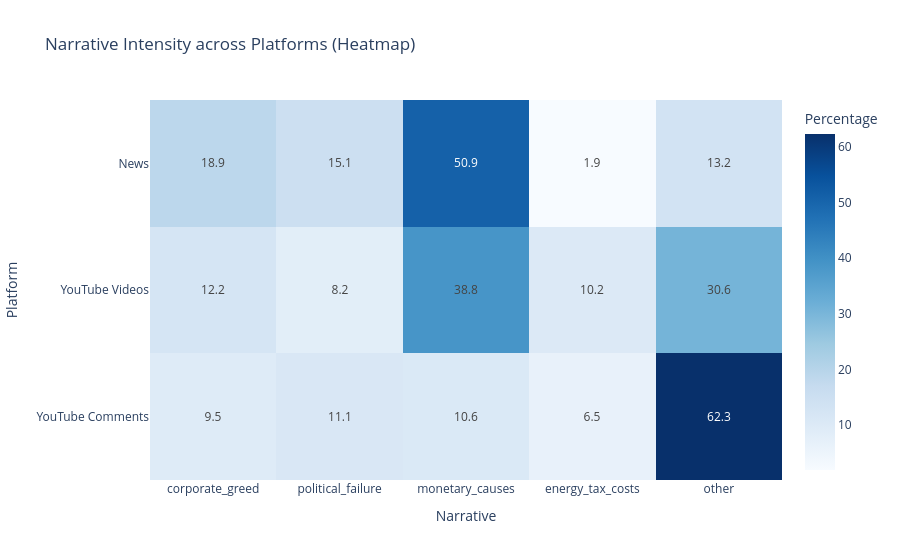

Notebook code cell kept with this figure:
### Code cell
import pandas as pd
import plotly.express as px

# Reihenfolge festlegen
platform_order = ["news", "youtube_videos", "youtube_comments"]
narrative_order = [
    "corporate_greed",
    "political_failure",
    "monetary_causes",
    "energy_tax_costs",
    "other"
]

# Saubere Kopie
heatmap_df = combined_counts.copy()

# Fehlende Kombinationen mit 0 auffüllen
full_index = pd.MultiIndex.from_product(
    [platform_order, narrative_order],
    names=["platform", "narrative"]
)

heatmap_df = (
    heatmap_df.set_index(["platform", "narrative"])
    .reindex(full_index, fill_value=0)
    .reset_index()
)

# Prozentanteile je Plattform berechnen
heatmap_df["platform_total"] = heatmap_df.groupby("platform")["count"].transform("sum")
heatmap_df["percentage"] = (heatmap_df["count"] / heatmap_df["platform_total"]) * 100

# Lesbarere Plattformnamen
platform_labels = {
    "news": "News",
    "youtube_videos": "YouTube Videos",
    "youtube_comments": "YouTube Comments"
}
heatmap_df["platform_label"] = heatmap_df["platform"].map(platform_labels)

# Matrix für Heatmap: Prozentwerte
heatmap_matrix = heatmap_df.pivot(
    index="platform_label",
    columns="narrative",
    values="percentage"
)

# Richtige Reihenfolge
heatmap_matrix = heatmap_matrix.reindex(
    index=["News", "YouTube Videos", "YouTube Comments"],
    columns=narrative_order
)

# Matrix für Hover: absolute Counts
count_matrix = heatmap_df.pivot(
    index="platform_label",
    columns="narrative",
    values="count"
).reindex(
    index=["News", "YouTube Videos", "YouTube Comments"],
    columns=narrative_order
)

fig = px.imshow(
    heatmap_matrix,
    text_auto=".1f",
    aspect="auto",
    color_continuous_scale="Blues",
    labels=dict(
        x="Narrative",
        y="Platform",
        color="Percentage"
    ),
    title="Narrative Intensity across Platforms (Heatmap)"
)

# Hover mit Prozent + Count
fig.update_traces(
    customdata=count_matrix.values,
    hovertemplate=(
        "<b>Platform:</b> %{y}<br>"
        "<b>Narrative:</b> %{x}<br>"
        "<b>Percentage:</b> %{z:.1f}%<br>"
        "<b>Count:</b> %{customdata}<extra></extra>"
    )
)

fig.update_layout(
    template="plotly_white"
)

fig.show()

### Figure 1 — Plotly figure (JSON) as saved in the notebook; plotly's stock layout.template omitted (floating-point values rounded to 4 significant figures)
{"data": [{"coloraxis": "coloraxis", "customdata": [[10, 8, 27, 1, 7], [6, 4, 19, 5, 15], [51, 60, 57, 35, 336]], "hovertemplate": "<b>Platform:</b> %{y}<br><b>Narrative:</b> %{x}<br><b>Percentage:</b> %{z:.1f}%<br><b>Count:</b> %{customdata}<extra></extra>", "name": "0", "texttemplate": "%{z:.1f}", "type": "heatmap", "x": ["corporate_greed", "political_failure", "monetary_causes", "energy_tax_costs", "other"], "xaxis": "x", "y": ["News", "YouTube Videos", "YouTube Comments"], "yaxis": "y", "z": [[18.87, 15.09, 50.94, 1.887, 13.21], [12.24, 8.163, 38.78, 10.2, 30.61], [9.462, 11.13, 10.58, 6.494, 62.34]]}], "layout": {"coloraxis": {"colorbar": {"title": {"text": "Percentage"}}, "colorscale": [[0, "rgb(247,251,255)"], [0.125, "rgb(222,235,247)"], [0.25, "rgb(198,219,239)"], [0.375, "rgb(158,202,225)"], [0.5, "rgb(107,174,214)"], [0.625, "rgb(66,146,198)"], [0.75, "rgb(33,113,181)"], [0.875, "rgb(8,81,156)"], [1, "rgb(8,48,107)"]]}, "title": {"text": "Narrative Intensity across Platforms (Heatmap)"}, "xaxis": {"anchor": "y", "domain": [0, 1], "title": {"text": "Narrative"}}, "yaxis": {"anchor": "x", "autorange": "reversed", "domain": [0, 1], "title": {"text": "Platform"}}}}
